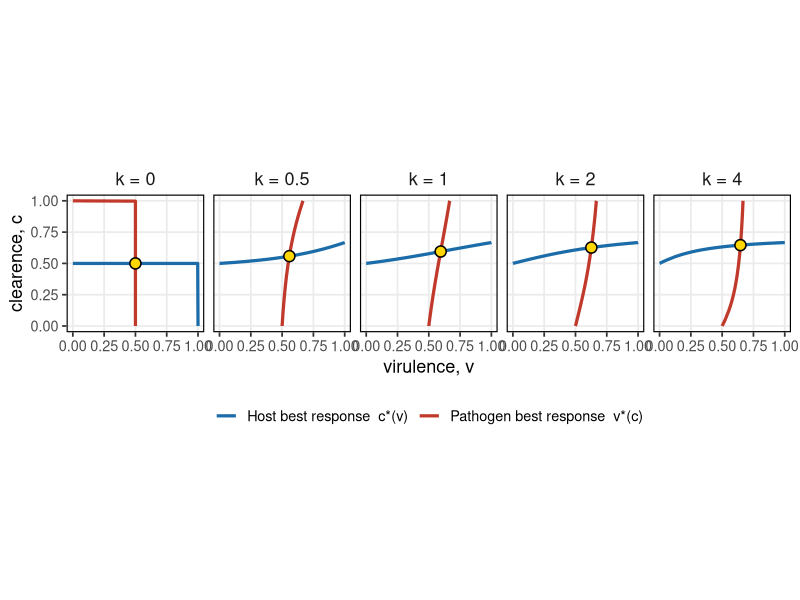
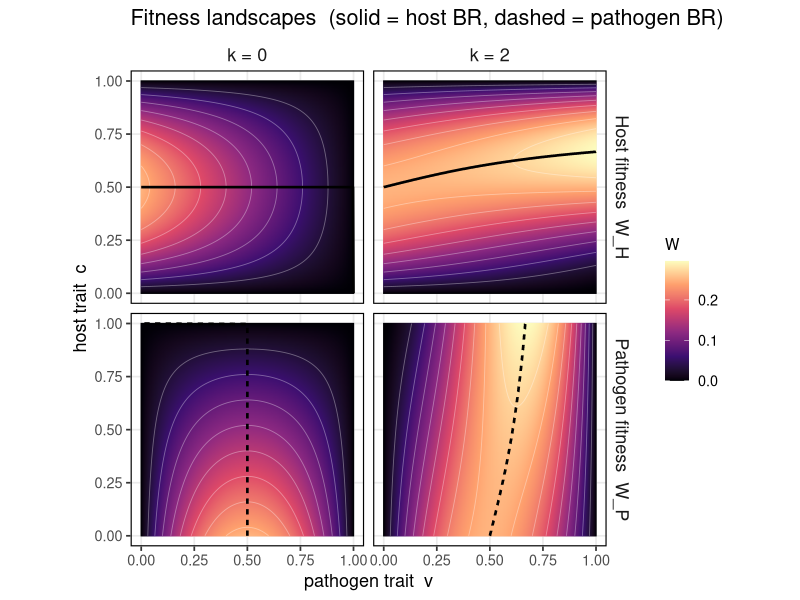
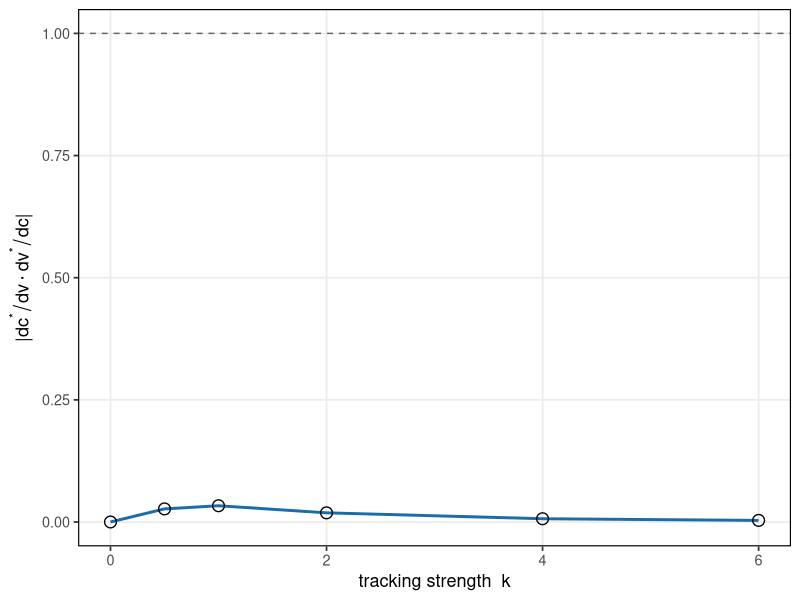

Source code (R) for these figures, in order:
# Test fitness functions 

suppressMessages({library(ggplot2); library(patchwork)})

## ---- Fitness functions -------------------------------------------------
# v = pathogen trait (virulence), c = host trait
# k scales the "best-response tracking" term for each player
WH <- function(c, v, k) c*(1-c)*(1-v) + k * c^2*(1-c)*v
WP <- function(c, v, k) v*(1-v)*(1-c) + k * v^2*(1-v)*c

## ---- Numerical best responses (argmax over [0,1], handles boundaries) --
own <- seq(0, 1, length.out = 1001)
opp <- seq(0, 1, length.out = 401)

host_BR <- function(k) {                       # c*(v): best host trait given v
  c_star <- sapply(opp, function(v) own[which.max(WH(own, v, k))])
  data.frame(v = opp, c = c_star)
}
path_BR <- function(k) {                       # v*(c): best pathogen trait given c
  v_star <- sapply(opp, function(c) own[which.max(WP(c, own, k))])
  data.frame(c = opp, v = v_star)
}

## ---- Nash equilibria = intersections of the two BR curves --------------
nash_points <- function(k) {
  Cfun <- approxfun(host_BR(k)$v, host_BR(k)$c, rule = 2)   # c as fn of v
  Vfun <- approxfun(path_BR(k)$c, path_BR(k)$v, rule = 2)   # v as fn of c
  phi  <- function(v) Vfun(Cfun(v)) - v
  vg   <- seq(1e-4, 1-1e-4, length.out = 4000)
  pv   <- phi(vg)
  idx  <- which(pv[-1] * pv[-length(pv)] < 0)
  roots <- numeric(0)
  for (i in idx) {
    r <- tryCatch(uniroot(phi, c(vg[i], vg[i+1]))$root, error = function(e) NA)
    if (!is.na(r)) roots <- c(roots, r)
  }
  if (length(roots) == 0) return(data.frame(v = numeric(0), c = numeric(0)))
  roots <- unique(round(roots, 4))
  data.frame(v = roots, c = Cfun(roots))
}

## ======================================================================
## FIGURE 1 — best-response geometry across k
## ======================================================================
ks <- c(0, 0.5, 1, 2, 4)
br_df <- do.call(rbind, lapply(ks, function(k) {
  rbind(transform(host_BR(k), player = "Host best response  c*(v)", k = k),
        transform(path_BR(k), player = "Pathogen best response  v*(c)", k = k))
}))
nash_df <- do.call(rbind, lapply(ks, function(k) {
  np <- nash_points(k); if (nrow(np)) transform(np, k = k) else NULL
}))
br_df$kf   <- factor(br_df$k,   labels = paste0("k = ", ks))
nash_df$kf <- factor(nash_df$k, labels = paste0("k = ", ks[ks %in% nash_df$k]))

mytheme <- theme_bw(base_size = 13) +
  theme(panel.border = element_rect(fill = NA, colour = "black", linewidth = 0.8),
        strip.background = element_blank(), strip.text = element_text(size = 13),
        legend.title = element_blank(), legend.position = "bottom",
        panel.grid.minor = element_blank())

p1 <- ggplot(br_df, aes(v, c, colour = player)) +
  geom_path(linewidth = 1.1) +
  geom_point(data = nash_df, aes(v, c), inherit.aes = FALSE,
             colour = "black", fill = "gold", shape = 21, size = 3.2, stroke = 0.8) +
  facet_wrap(~ kf, nrow = 1) +
  scale_colour_manual(values = c("#1b6ca8", "#c0392b")) +
  coord_equal(xlim = c(0,1), ylim = c(0,1)) +
  labs(x = "virulence, v", y = "clearence, c") +
  mytheme
ggsave("/home/claude/fig1_best_response.png", p1, width = 12, height = 4.2, dpi = 150)

## ======================================================================
## FIGURE 2 — fitness landscapes (W_H, W_P) at k = 0 vs k = 2, BR overlaid
## ======================================================================
grid <- expand.grid(v = seq(0,1,length.out = 161), c = seq(0,1,length.out = 161))
land <- function(k) {
  rbind(data.frame(grid, W = WH(grid$c, grid$v, k), who = "Host fitness  W_H", k = k),
        data.frame(grid, W = WP(grid$c, grid$v, k), who = "Pathogen fitness  W_P", k = k))
}
land_df <- rbind(land(0), land(2))
land_df$kf <- factor(land_df$k, labels = c("k = 0", "k = 2"))

# matching BR overlays
ov_host <- do.call(rbind, lapply(c(0,2), function(k) transform(host_BR(k), k=k, who="Host fitness  W_H")))
ov_path <- do.call(rbind, lapply(c(0,2), function(k) transform(path_BR(k), k=k, who="Pathogen fitness  W_P")))
ov_host$kf <- factor(ov_host$k, labels=c("k = 0","k = 2"))
ov_path$kf <- factor(ov_path$k, labels=c("k = 0","k = 2"))

p2 <- ggplot(land_df, aes(v, c, fill = W)) +
  geom_raster(interpolate = TRUE) +
  geom_contour(aes(z = W), colour = "white", alpha = 0.35, linewidth = 0.3, bins = 10) +
  geom_path(data = ov_host, aes(v, c), inherit.aes = FALSE, colour = "black", linewidth = 0.9) +
  geom_path(data = ov_path, aes(v, c), inherit.aes = FALSE, colour = "black",
            linetype = "22", linewidth = 0.9) +
  facet_grid(who ~ kf) +
  scale_fill_viridis_c(option = "magma") +
  coord_equal(xlim = c(0,1), ylim = c(0,1)) +
  labs(x = "pathogen trait  v", y = "host trait  c",
       title = "Fitness landscapes  (solid = host BR, dashed = pathogen BR)") +
  mytheme + theme(legend.position = "right", legend.title = element_text(size = 11))
ggsave("/home/claude/fig2_landscapes.png", p2, width = 9, height = 8, dpi = 150)

## ---- report Nash points to console ------------------------------------
cat("\nNash equilibria found:\n")
for (k in ks) {
  np <- nash_points(k)
  if (nrow(np)) for (i in seq_len(nrow(np)))
    cat(sprintf("  k=%.1f : (v*, c*) = (%.3f, %.3f)\n", k, np$v[i], np$c[i]))
  else cat(sprintf("  k=%.1f : none interior\n", k))
}
cat("done\n")




suppressMessages({library(ggplot2)})

## ===== Symmetric (·c) coevolutionary model ==============================
## v = pathogen virulence, c = host clearance
##   W_H = c(1-c)(1-v) + k c^2 (1-c) v
##   W_P = v(1-v)(1-c) + k v^2 (1-v) c
## -----------------------------------------------------------------------

WH <- function(c, v, k) c*(1-c)*(1-v) + k * c^2*(1-c)*v
WP <- function(c, v, k) v*(1-v)*(1-c) + k * v^2*(1-v)*c

## ---- Analytic partial derivatives (for FOC solve + IFT slopes) ---------
WH_c  <- function(c, v, k) (1-v)*(1-2*c) + k*v*(2*c - 3*c^2)        # dW_H/dc
WH_cc <- function(c, v, k) -2*(1-v)      + k*v*(2 - 6*c)           # d2W_H/dc2
WH_cv <- function(c, v, k) -(1-2*c)      + k*(2*c - 3*c^2)         # d2W_H/dc dv

WP_v  <- function(c, v, k) (1-c)*(1-2*v) + k*c*(2*v - 3*v^2)        # dW_P/dv
WP_vv <- function(c, v, k) -2*(1-c)      + k*c*(2 - 6*v)           # d2W_P/dv2
WP_vc <- function(c, v, k) -(1-2*v)      + k*(2*v - 3*v^2)         # d2W_P/dv dc

## ---- Numerical best responses (for plotting the curves) ----------------
own <- seq(0, 1, length.out = 1001)
opp <- seq(0, 1, length.out = 401)
host_BR <- function(k) data.frame(v = opp,
                                  c = sapply(opp, function(v) own[which.max(WH(own, v, k))]))
path_BR <- function(k) data.frame(c = opp,
                                  v = sapply(opp, function(c) own[which.max(WP(c, own, k))]))

## ---- Interior Nash: Newton on FOC system F = (W_H,c , W_P,v) = 0 -------
## seeded from the numerical BR intersection, polished analytically
nash_solve <- function(k) {
  Cf <- approxfun(host_BR(k)$v, host_BR(k)$c, rule = 2)
  Vf <- approxfun(path_BR(k)$c, path_BR(k)$v, rule = 2)
  phi <- function(v) Vf(Cf(v)) - v
  vg <- seq(1e-3, 1-1e-3, length.out = 2000); pv <- phi(vg)
  i  <- which(pv[-1]*pv[-length(pv)] < 0)[1]
  if (is.na(i)) return(c(c = NA, v = NA))
  v0 <- uniroot(phi, c(vg[i], vg[i+1]))$root
  x  <- c(Cf(v0), v0)                                  # (c, v) seed
  for (it in 1:50) {
    Fx <- c(WH_c(x[1], x[2], k), WP_v(x[1], x[2], k))
    J  <- matrix(c(WH_cc(x[1],x[2],k), WH_cv(x[1],x[2],k),
                   WP_vc(x[1],x[2],k), WP_vv(x[1],x[2],k)), 2, 2, byrow = TRUE)
    step <- solve(J, Fx); x <- x - step
    x <- pmin(pmax(x, 1e-9), 1 - 1e-9)
    if (max(abs(step)) < 1e-12) break
  }
  c(c = x[1], v = x[2])
}

## ---- Slopes via the implicit function theorem, at the Nash -------------
analyse <- function(k) {
  ns <- nash_solve(k); cs <- ns["c"]; vs <- ns["v"]
  host_slope <- -WH_cv(cs, vs, k) / WH_cc(cs, vs, k)   # dc*/dv  (host BR)
  path_slope <- -WP_vc(cs, vs, k) / WP_vv(cs, vs, k)   # dv*/dc  (pathogen BR)
  prod <- host_slope * path_slope
  data.frame(k = k, v_star = unname(vs), c_star = unname(cs),
             host_slope = unname(host_slope), path_slope = unname(path_slope),
             product = unname(prod), stable = abs(prod) < 1)
}

ks  <- c(0, 0.5, 1, 2, 4, 6)
tab <- do.call(rbind, lapply(ks, analyse))
print(round(transform(tab, stable = tab$stable),
            4), row.names = FALSE)

## ===== Plot: stability product vs k ====================================
mytheme <- theme_bw(base_size = 13) +
  theme(panel.border = element_rect(fill = NA, colour = "black", linewidth = 0.8),
        panel.grid.minor = element_blank())

p <- ggplot(tab, aes(k, abs(product))) +
  geom_hline(yintercept = 1, linetype = "dashed", colour = "grey40") +
  geom_line(linewidth = 1, colour = "#1b6ca8") +
  geom_point(shape = 21, size = 3.5, stroke = 0.7) +
  #scale_fill_manual(values = c(`TRUE` = "gold", `FALSE` = "#c0392b"),
  #                  name = "|product| < 1") +
  #annotate("text", x = max(ks)*0.7, y = 1.05, label = "instability threshold",
   #        colour = "grey40", size = 4) +
  labs(x = "tracking strength  k",
       y = expression("|"*dc^"*"/dv %.% dv^"*"/dc*"|")) +
  mytheme
ggsave("/home/claude/stability_vs_k.png", p, width = 7, height = 5, dpi = 150)
cat("\nsaved stability_vs_k.png\n")
